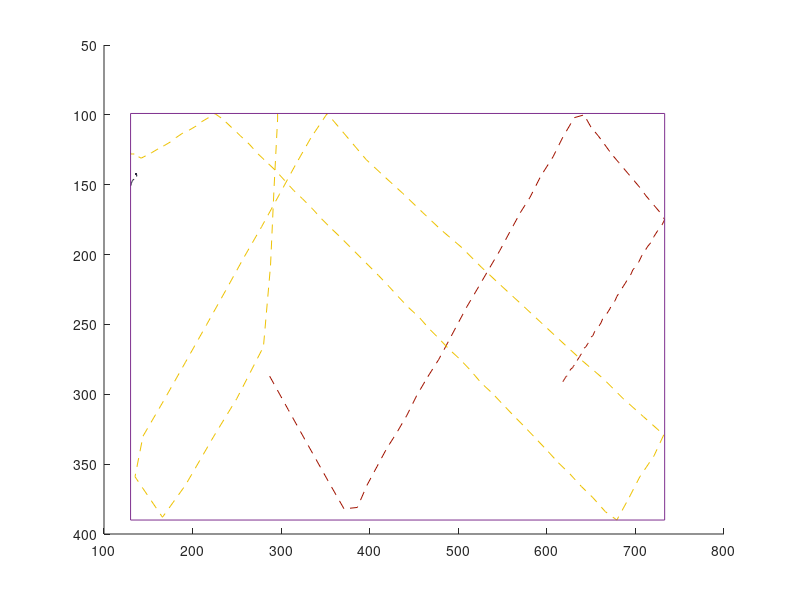

Recreate this plot in MATLAB. (Note: this script raises an error after producing the figure.)
clear;clc; close all

pos = [[287,287,296,99,136,142];[287,287,296,103,136,142];[287,287,292,152,136,143];[287,287,288,208,136,142];[287,287,280,266,137,143];[308,311,250,303,137,144];[330,336,224,330,136,143];[353,362,192,365,136,142];[371,382,166,388,136,142];[386,381,135,359,136,143];[397,365,144,330,136,142];[408,352,167,305,136,142];[419,339,192,277,136,143];[431,327,216,250,136,142];[442,315,238,225,136,143];[453,301,258,202,136,142];[465,288,278,180,136,142];[478,275,298,157,136,143];[489,262,316,136,136,142];[499,250,334,116,136,143];[510,237,352,99,136,142];[523,223,376,117,136,142];[534,211,396,132,136,143];[547,197,418,145,136,142];[558,184,437,156,136,142];[570,170,460,170,136,142];[581,159,480,182,136,143];[593,144,504,195,136,142];[607,130,526,209,136,143];[618,116,548,222,136,142];[631,102,572,236,136,143];[642,100,594,249,136,142];[650,109,616,262,136,143];[658,115,640,276,136,142];[665,121,664,289,136,143];[673,128,686,303,136,142];[681,134,709,316,136,143];[689,140,732,329,136,142];[697,146,721,344,136,143];[705,152,705,359,136,142];[712,158,692,375,136,143];[720,164,679,390,136,142];[728,170,666,384,136,143];[733,175,652,374,136,142];[729,180,639,366,136,143];[725,183,626,357,136,142];[721,187,613,349,136,143];[718,191,600,340,136,142];[714,194,588,332,136,143];[710,198,576,324,136,142];[707,201,562,315,136,143];[704,205,550,307,136,142];[701,208,538,299,136,143];[697,211,526,292,136,142];[695,214,514,283,136,143];[691,218,502,275,136,142];[688,221,490,268,136,143];[685,224,478,260,136,142];[682,227,467,253,136,143];[679,230,456,245,136,142];[677,233,444,238,136,143];[674,235,432,230,136,142];[671,239,422,223,136,143];[669,241,410,215,136,142];[666,244,399,208,136,143];[663,246,388,201,136,142];[661,249,377,194,136,143];[659,251,366,187,136,142];[656,253,356,181,136,143];[654,255,345,174,136,142];[652,258,335,167,136,143];[650,259,324,160,136,142];[648,262,314,154,136,143];[646,264,304,147,136,142];[644,266,294,140,136,143];[642,267,284,134,136,142];[641,269,274,128,136,143];[639,271,264,121,136,142];[637,273,254,115,136,143];[636,274,244,109,136,142];[634,276,234,103,136,143];[632,277,225,99,136,142];[631,279,218,102,136,143];[630,280,210,105,136,142];[629,281,204,108,136,143];[627,282,196,111,136,142];[626,283,189,113,136,143];[625,285,182,116,136,142];[624,286,176,119,136,143];[623,287,168,122,136,142];[622,287,162,124,136,143];[621,288,154,127,136,142];[620,289,148,129,136,143];[620,289,142,131,135,143];[619,290,139,130,134,146];[619,290,136,129,132,147];[619,290,134,128,131,149];[618,291,132,128,130,151];[618,291,130,128,130,153];[618,291,130,127,130,153]];
ball_diam = 11;

x_min = min(min(pos(:,[1 3 5])));
x_max = max(max(pos(:,[1 3 5])));
y_min = min(min(pos(:,[2 4 6])));
y_max = max(max(pos(:,[2 4 6])));

ScoreSheet = figure(1);

hold on

plot(pos(:,1),pos(:,2),'color',[0.631 0.075 0.004],'lineStyle','--');
plot(pos(:,3),pos(:,4),'color',[0.929 0.761 0.016],'lineStyle','--');
plot(pos(:,5),pos(:,6),'color',[0.157 0.157 0.235],'lineStyle','--');
axis ij

line([x_min x_max],[y_min y_min]);
line([x_min x_max],[y_max y_max]);
line([x_min x_min],[y_min y_max]);
line([x_max x_max],[y_min y_max]);

posleft = [pos;pos(end,:);pos(end,:)];
posright = [pos(1,:);pos(1,:);pos];
pos = [pos(1,:);pos;pos(end,:)];

n_frames = numel(pos)/6;

vel = (posright-posleft)/2;
acc = (posright-2*pos+posleft)/4;

dist(1) = floor(sum(sqrt(vel(2:end-1,1).^2+vel(2:end-1,2).^2)));
dist(2) = floor(sum(sqrt(vel(2:end-1,3).^2+vel(2:end-1,4).^2)));
dist(3) = floor(sum(sqrt(vel(2:end-1,5).^2+vel(2:end-1,6).^2)));

velleft=[vel(2:end,:);vel(end,:)];
velright=[vel(1,:);vel(1:end-1,:)];

moving(:,1) = (pos(:,1)-pos(1,1)).^2 + (pos(:,2)-pos(1,2)).^2 >= 100;
moving(:,2) = (pos(:,3)-pos(1,3)).^2 + (pos(:,4)-pos(1,4)).^2 >= 100;
moving(:,3) = (pos(:,5)-pos(1,5)).^2 + (pos(:,6)-pos(1,6)).^2 >= 100;

moving_ind = find(moving);
player_ball = ceil(min(moving_ind(mod(moving_ind-1,n_frames)==min(mod(moving_ind-1,n_frames))))/n_frames);

if player_ball == 1
    player='red';
    ball_a = 2;
    ball_b = 3;
elseif player_ball == 2
    player='yellow';
    ball_a = 1;
    ball_b = 3;
else
    player='white';
    player_ball = 3;
    ball_a = 1;
    ball_b = 2;
end

vel_comp = sqrt(max(vel(:,2*player_ball-1).^2+vel(:,2*player_ball).^2,max(velleft(:,2*player_ball-1).^2+velleft(:,2*player_ball).^2,velright(:,2*player_ball-1).^2+velright(:,2*player_ball).^2)));

vel_comp_a = ball_diam + sqrt(max((vel(:,2*player_ball-1)-vel(:,2*ball_a-1)).^2+(vel(:,2*player_ball)-vel(:,2*ball_a)).^2,max((velleft(:,2*player_ball-1)-velleft(:,2*ball_a-1)).^2+(velleft(:,2*player_ball)-velleft(:,2*ball_a)).^2,(velright(:,2*player_ball-1)-velright(:,2*ball_a-1)).^2+(velright(:,2*player_ball)-velright(:,2*ball_a)).^2)));
vel_comp_b = ball_diam + sqrt(max((vel(:,2*player_ball-1)-vel(:,2*ball_b-1)).^2+(vel(:,2*player_ball)-vel(:,2*ball_b)).^2,max((velleft(:,2*player_ball-1)-velleft(:,2*ball_b-1)).^2+(velleft(:,2*player_ball)-velleft(:,2*ball_b)).^2,(velright(:,2*player_ball-1)-velright(:,2*ball_b-1)).^2+(velright(:,2*player_ball)-velright(:,2*ball_b)).^2)));

band_touch_left = velleft(:,2*player_ball-1) < 0 & velright(:,2*player_ball-1) > 0 & (pos(:,2*player_ball-1)-x_min) <= vel_comp;
band_touch_right = velleft(:,2*player_ball-1) > 0 & velright(:,2*player_ball-1) < 0 & (-pos(:,2*player_ball-1)+x_max) <= vel_comp;
band_touch_up = velleft(:,2*player_ball) < 0 & velright(:,2*player_ball) > 0 & (pos(:,2*player_ball)-y_min) <= vel_comp;
band_touch_down = velleft(:,2*player_ball) > 0 & velright(:,2*player_ball) < 0 & (-pos(:,2*player_ball)+y_max) <= vel_comp;
ball_touch_a = (abs(acc(:,2*player_ball-1)) > 0 | abs(acc(:,2*player_ball)) > 0) & (abs(acc(:,2*ball_a-1)) > 0 | abs(acc(:,2*ball_a)) > 0) & ((pos(:,2*player_ball-1)-pos(:,2*ball_a-1)).^2 + (pos(:,2*player_ball)-pos(:,2*ball_a)).^2) < vel_comp_a.^2;
ball_touch_b = (abs(acc(:,2*player_ball-1)) > 0 | abs(acc(:,2*player_ball)) > 0) & (abs(acc(:,2*ball_b-1)) > 0 | abs(acc(:,2*ball_b)) > 0) & ((pos(:,2*player_ball-1)-pos(:,2*ball_b-1)).^2 + (pos(:,2*player_ball)-pos(:,2*ball_b)).^2) < vel_comp_b.^2;

band_touch_left_left = [band_touch_left(2:end);band_touch_left(end)];
band_touch_right_left = [band_touch_right(2:end);band_touch_right(end)];
band_touch_up_left = [band_touch_up(2:end);band_touch_up(end)];
band_touch_down_left = [band_touch_down(2:end);band_touch_down(end)];
ball_touch_a_left = [ball_touch_a(2:end);ball_touch_a(end)];
ball_touch_b_left = [ball_touch_b(2:end);ball_touch_b(end)];

band_touch_left(band_touch_left & band_touch_left_left) = 0;
band_touch_right(band_touch_right & band_touch_right_left) = 0;
band_touch_up(band_touch_up & band_touch_up_left) = 0;
band_touch_down(band_touch_down & band_touch_down_left) = 0;
ball_touch_a(ball_touch_a & ball_touch_a_left) = 0;
ball_touch_b(ball_touch_b & ball_touch_b_left) = 0;

band_touch=find(band_touch_left | band_touch_right | band_touch_up | band_touch_down);
ball_touch_a = find(ball_touch_a);
ball_touch_b = find(ball_touch_b);

plot(pos(band_touch,2*player_ball-1),pos(band_touch,2*player_ball),'sq','lineStyle','none','color',[0.000000,0.000000,0.000000]);
plot(pos(ball_touch_a,2*player_ball-1),pos(ball_touch_a,2*player_ball),'o','lineStyle','none','color',[0.000000,0.000000,0.000000]);
plot(pos(ball_touch_b,2*player_ball-1),pos(ball_touch_b,2*player_ball),'o','lineStyle','none','color',[0.000000,0.000000,0.000000]);

win = 0;

if numel(ball_touch_a) && numel(ball_touch_b) && numel(band_touch)>=3
    if max(ball_touch_a) < min(ball_touch_b)
        band_touch = band_touch(band_touch>max(ball_touch_a) & band_touch<min(ball_touch_b));
        if numel(band_touch)>=3
            win = 1;
        end
    else
        band_touch = band_touch(band_touch>max(ball_touch_b) & band_touch<min(ball_touch_a));
        if numel(band_touch)>=3
            win = 1;
        end
    end
end

if numel(ball_touch_a) && numel(ball_touch_b)
    balls_touched_t = "2 balls touched";
elseif numel(ball_touch_a) || numel(ball_touch_b)
    balls_touched_t = "1 ball touched";
else
    balls_touched_t = "No ball touched";
end

if numel(band_touch) >= 2
    band_touched_t = sprintf("%d bands touched",numel(band_touch));
elseif numel(band_touch) == 1
    band_touched_t = "1 band touched";
else
    band_touched_t = "No band touched";
end

if win
    win_mess = "You won. You're wonderful <3";
else
    win_mess = "You lost. You litte shit.";
end

text_to_display = {sprintf("Scores for player %s",player),balls_touched_t,band_touched_t,sprintf("dist(r) = %dpx",dist(1)),sprintf("dist(y) = %dpx",dist(2)),sprintf("dist(w) = %dpx",dist(3)),win_mess};
x_text = x_min + [1 13 13 1 7 13 1]*(x_max-x_min)/18;
y_text = y_max + [14 14 43 72 72 72 43];
text(x_text,y_text,text_to_display);

time_t = floor(clock);
scoresheet_title = sprintf('Scores Sheet - F3 - %s %dh%dmin%ds',date,time_t(4:6));
sgtitle(scoresheet_title)

axis([x_min-5 x_max+5 y_min-5 y_max+100]);
set(gca,'visible','off');
set(gca,'xtick',[]);

set(gcf, 'PaperUnits', 'centimeters', 'Units', 'centimeters');
set(gcf, 'PaperSize', [29.7 21]);
set(gcf, 'Position', [0.5 0.5 28.7 20]);

saveas(ScoreSheet,'ScoreSheet','pdf');
open('ScoreSheet.pdf');

clc;clear;

return
